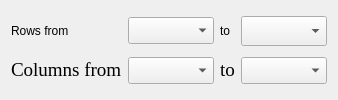
             <widget class="QWidget" name="tab_6">
              <attribute name="title">
               <string>Y Values</string>
              </attribute>
              <layout class="QGridLayout" name="gridLayout_8">
               <item row="0" column="2">
                <widget class="QLabel" name="label_Xrowto_2">
                 <property name="text">
                  <string>to</string>
                 </property>
                </widget>
               </item>
               <item row="0" column="1">
                <widget class="QComboBox" name="combo_Yrowfrom">
                 <property name="sizePolicy">
                  <sizepolicy hsizetype="Expanding" vsizetype="Fixed">
                   <horstretch>0</horstretch>
                   <verstretch>0</verstretch>
                  </sizepolicy>
                 </property>
                 <property name="font">
                  <font>
                   <family>Times New Roman</family>
                   <pointsize>12</pointsize>
                  </font>
                 </property>
                </widget>
               </item>
               <item row="0" column="3">
                <widget class="QComboBox" name="combo_Yrowto">
                 <property name="sizePolicy">
                  <sizepolicy hsizetype="Expanding" vsizetype="Fixed">
                   <horstretch>0</horstretch>
                   <verstretch>0</verstretch>
                  </sizepolicy>
                 </property>
                 <property name="font">
                  <font>
                   <family>Times New Roman</family>
                   <pointsize>14</pointsize>
                  </font>
                 </property>
                 <property name="currentIndex">
                  <number>0</number>
                 </property>
                 <item>
                  <property name="text">
                   <string/>
                  </property>
                 </item>
                 <item>
                  <property name="text">
                   <string/>
                  </property>
                 </item>
                </widget>
               </item>
               <item row="1" column="3">
                <widget class="QComboBox" name="combo_Ycolto">
                 <property name="sizePolicy">
                  <sizepolicy hsizetype="Expanding" vsizetype="Fixed">
                   <horstretch>0</horstretch>
                   <verstretch>0</verstretch>
                  </sizepolicy>
                 </property>
                 <property name="font">
                  <font>
                   <family>Times New Roman</family>
                   <pointsize>12</pointsize>
                  </font>
                 </property>
                </widget>
               </item>
               <item row="1" column="1">
                <widget class="QComboBox" name="combo_Ycolfrom">
                 <property name="sizePolicy">
                  <sizepolicy hsizetype="Expanding" vsizetype="Fixed">
                   <horstretch>0</horstretch>
                   <verstretch>0</verstretch>
                  </sizepolicy>
                 </property>
                 <property name="font">
                  <font>
                   <family>Times New Roman</family>
                   <pointsize>12</pointsize>
                  </font>
                 </property>
                </widget>
               </item>
               <item row="1" column="2">
                <widget class="QLabel" name="label_Ycolto">
                 <property name="sizePolicy">
                  <sizepolicy hsizetype="Fixed" vsizetype="Preferred">
                   <horstretch>0</horstretch>
                   <verstretch>0</verstretch>
                  </sizepolicy>
                 </property>
                 <property name="font">
                  <font>
                   <family>Times New Roman</family>
                   <pointsize>14</pointsize>
                  </font>
                 </property>
                 <property name="text">
                  <string>&lt;html&gt;&lt;head/&gt;&lt;body&gt;&lt;p&gt;to&lt;/p&gt;&lt;/body&gt;&lt;/html&gt;</string>
                 </property>
                </widget>
               </item>
               <item row="0" column="0">
                <widget class="QLabel" name="label_Yrows">
                 <property name="text">
                  <string>Rows from</string>
                 </property>
                </widget>
               </item>
               <item row="1" column="0">
                <widget class="QLabel" name="label_Ycols">
                 <property name="sizePolicy">
                  <sizepolicy hsizetype="Fixed" vsizetype="Fixed">
                   <horstretch>0</horstretch>
                   <verstretch>0</verstretch>
                  </sizepolicy>
                 </property>
                 <property name="font">
                  <font>
                   <family>Times New Roman</family>
                   <pointsize>14</pointsize>
                  </font>
                 </property>
                 <property name="text">
                  <string>&lt;html&gt;&lt;head/&gt;&lt;body&gt;&lt;p&gt;Columns from&lt;/p&gt;&lt;/body&gt;&lt;/html&gt;</string>
                 </property>
                </widget>
               </item>
              </layout>
             </widget>
